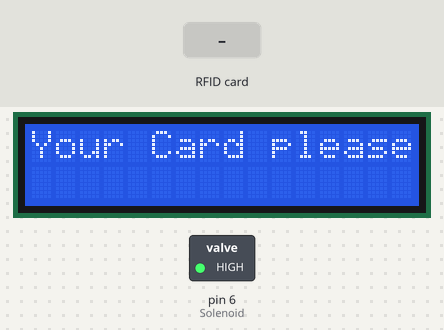
The sketch below on a simulated Arduino Uno, built with avr-gcc and run on an emulated ATmega328P. On the bench: 16×2 character LCD, switched loads named in the sketch (green lamp = pin HIGH). The inputs (shaded band) are chosen by the test bench. The audio player accepts every command and is not drawn; pins used as bus, display or sensor lines are not drawn; what the sketch prints to the serial monitor is not drawn.

Above: at 1.8 s.
1.9 s: RFID card 0B 23 9B 15 held to the reader
At 2.5 s:
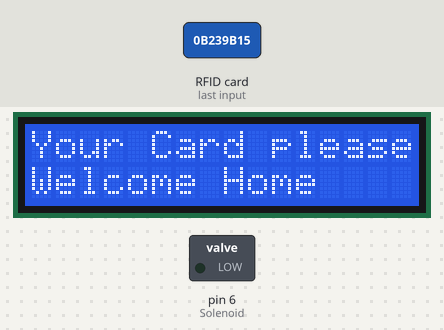
4.9 s: RFID card 5E 7A 19 C4 held to the reader
At 5.7 s:
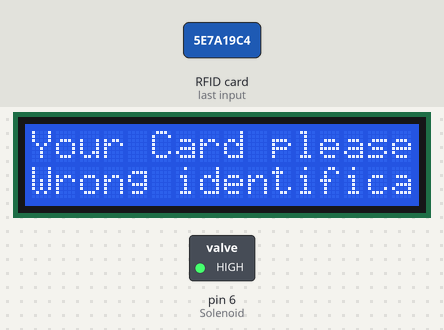
7.9 s: RFID card 0B 23 9B 15 held to the reader
At 10.4 s:
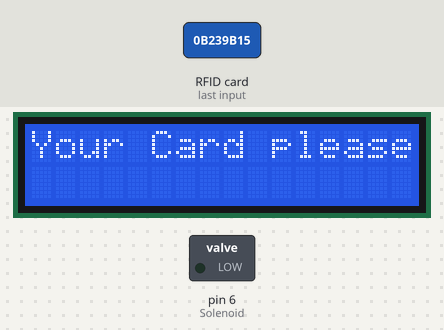
Timing chart, 0 to 12.5 s (numbered marks = the images above; inputs shaded):
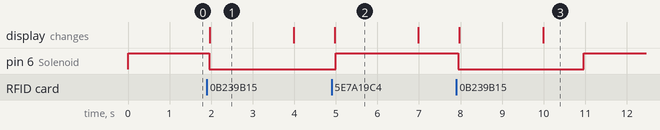

Measured:
- after the input at 1.9 s, pin 6 (Solenoid): HIGH → LOW after 0.05 s; the display: changes after 0.07 s (image 1)
- after the input at 4.9 s, the display: changes after 0.07 s (image 2)
- after the input at 7.9 s, pin 6 (Solenoid): HIGH → LOW after 0.05 s, → HIGH 3.0 s later; the display: first changes after 0.06 s (image 3 shows a later state)
- what the display in image 1 shows lasts 2.0 s, from 2.0 s to 4.0 s

The sketch:

MiniPlayerLCDdisplaySolenoidDoorLockArdu_copy_20240719235559.ino
```cpp
#include <SPI.h>
#include <MFRC522.h>
#include <Wire.h>
#include <LiquidCrystal_I2C.h>
#include "SoftwareSerial.h"         // Include the SoftwareSerial library for serial communication
#include "DFRobotDFPlayerMini.h"    // Include the DFRobotDFPlayerMini library for the DFPlayer Mini module

#define RST_PIN         9           // Configurable, see typical pin layout above
#define SS_PIN          10          // Configurable, see typical pin layout above
#define Solenoid        6           // Solenoid pin

MFRC522 mfrc522(SS_PIN, RST_PIN);   // Create MFRC522 instance
LiquidCrystal_I2C lcd(0x27, 16, 2); // Change the address to match your setup

SoftwareSerial mySoftwareSerial(2, 3); // RX, TX // Create a software serial connection on pins 2 (RX) and 3 (TX)
DFRobotDFPlayerMini myDFPlayer;        // Create a DFPlayerMini object

// The specific card UID you want to check for
byte targetUID[] = {0x0B, 0x23, 0x9B, 0x15};
unsigned long displayMessageStartTime = 0;
unsigned long solenoidOpenTime = 0;
bool messageDisplayed = false;
bool solenoidOpened = false;

void setup() {
  pinMode(Solenoid, OUTPUT);
  digitalWrite(Solenoid, HIGH); // Close solenoid initially
  mySoftwareSerial.begin(9600);     // Start software serial communication at 9600 baud rate
  Serial.begin(115200);             // Initialize serial communications with the PC
  SPI.begin();                      // Init SPI bus
  mfrc522.PCD_Init();               // Init MFRC522 card
  lcd.init();                       // Initialize the LCD
  lcd.backlight();                  // Turn on the backlight
  lcd.setCursor(0, 0);
  lcd.print("Your Card please");

  if (!myDFPlayer.begin(mySoftwareSerial)) { // Initialize the DFPlayer Mini module
    Serial.println(F("Not initialized:"));
    Serial.println(F("1. Check the DFPlayer Mini connections"));
    Serial.println(F("2. Insert an SD card"));
    while (true); // If initialization fails, print error messages and halt the program
  }

  Serial.println();
  Serial.println(F("DFPlayer Mini module initialized!")); // Print initialization success message
  myDFPlayer.setTimeOut(500);       // Set the timeout value for serial communication
  myDFPlayer.volume(30);            // Set the volume level (0 to 30)
  myDFPlayer.EQ(0);                 // Set the equalizer setting (0: Normal, 1: Pop, 2: Rock, 3: Jazz, 4: Classic, 5: Bass)
}

void loop() {
  // Reset the loop if no new card present on the sensor/reader. This saves the entire process when idle.
  if (!mfrc522.PICC_IsNewCardPresent()) {
    checkMessageTimeout();
    checkSolenoidTimeout();
    return;
  }

  // Select one of the cards
  if (!mfrc522.PICC_ReadCardSerial()) {
    checkMessageTimeout();
    checkSolenoidTimeout();
    return;
  }

  Serial.println(F("**Card Detected:**"));

  // Check if the detected card UID matches the target UID
  if (mfrc522.uid.size == sizeof(targetUID) && memcmp(mfrc522.uid.uidByte, targetUID, sizeof(targetUID)) == 0) {
    myDFPlayer.play(1);
    digitalWrite(Solenoid, LOW);  // Open solenoid
    solenoidOpenTime = millis();  // Record the time solenoid is opened
    solenoidOpened = true;

    Serial.println("Good");
    lcd.setCursor(0, 1);
    lcd.print("Welcome Home      "); // Clear the line by adding spaces
  } else {
    myDFPlayer.play(2);
    Serial.println("Wrong");
    lcd.setCursor(0, 1);
    lcd.print("Wrong identification"); // Clear the line by adding spaces
  }

  // Record the time when the message is displayed
  displayMessageStartTime = millis();
  messageDisplayed = true;

  mfrc522.PICC_HaltA();
  mfrc522.PCD_StopCrypto1();
}

void checkMessageTimeout() {
  if (messageDisplayed && millis() - displayMessageStartTime >= 2000) {
    lcd.setCursor(0, 1);
    lcd.print("                "); // Clear the second line
    messageDisplayed = false;
  }
}

void checkSolenoidTimeout() {
  if (solenoidOpened && millis() - solenoidOpenTime >= 3000) {
    digitalWrite(Solenoid, HIGH); // Close solenoid
    solenoidOpened = false;
  }
}
```
